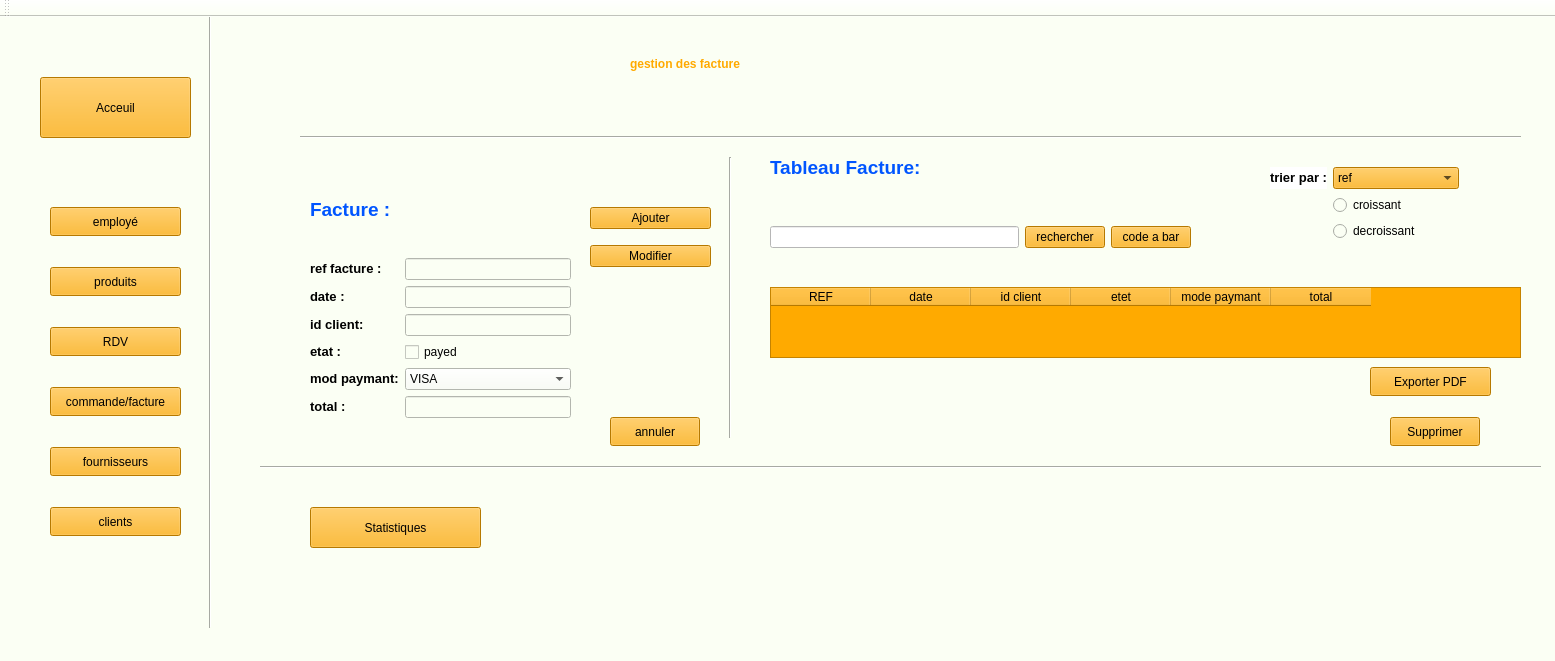
<?xml version="1.0" encoding="UTF-8"?>
<ui version="4.0">
 <class>MainWindow</class>
 <widget class="QMainWindow" name="MainWindow">
  <property name="geometry">
   <rect>
    <x>0</x>
    <y>0</y>
    <width>1555</width>
    <height>661</height>
   </rect>
  </property>
  <property name="windowTitle">
   <string>MainWindow</string>
  </property>
  <property name="styleSheet">
   <string notr="true">color: rgb(255, 255, 255);
background-color: rgb(255, 170, 0);
background-color: rgb(255, 170, 0);
background-color: rgb(255, 170, 0);
color: rgb(0, 0, 0);
background-color: rgb(244, 255, 117);
background-color: rgb(251, 255, 244);</string>
  </property>
  <widget class="QWidget" name="centralwidget">
   <widget class="QLabel" name="label">
    <property name="geometry">
     <rect>
      <x>630</x>
      <y>40</y>
      <width>361</width>
      <height>41</height>
     </rect>
    </property>
    <property name="styleSheet">
     <string notr="true">font: 16pt &quot;Segoe UI&quot;;
color: rgb(255, 170, 0);</string>
    </property>
    <property name="text">
     <string>&lt;html&gt;&lt;head/&gt;&lt;body&gt;&lt;p&gt;&lt;span style=&quot; font-weight:700;&quot;&gt;gestion des facture&lt;/span&gt;&lt;/p&gt;&lt;p&gt;&lt;br/&gt;&lt;/p&gt;&lt;/body&gt;&lt;/html&gt;</string>
    </property>
   </widget>
   <widget class="Line" name="line">
    <property name="geometry">
     <rect>
      <x>720</x>
      <y>140</y>
      <width>20</width>
      <height>281</height>
     </rect>
    </property>
    <property name="orientation">
     <enum>Qt::Orientation::Vertical</enum>
    </property>
   </widget>
   <widget class="Line" name="line_2">
    <property name="geometry">
     <rect>
      <x>300</x>
      <y>110</y>
      <width>1221</width>
      <height>20</height>
     </rect>
    </property>
    <property name="orientation">
     <enum>Qt::Orientation::Horizontal</enum>
    </property>
   </widget>
   <widget class="QPushButton" name="pushButton_3">
    <property name="geometry">
     <rect>
      <x>1390</x>
      <y>400</y>
      <width>90</width>
      <height>29</height>
     </rect>
    </property>
    <property name="styleSheet">
     <string notr="true">background-color: rgb(255, 170, 0);</string>
    </property>
    <property name="text">
     <string>Supprimer</string>
    </property>
   </widget>
   <widget class="QPushButton" name="pushButton_4">
    <property name="geometry">
     <rect>
      <x>610</x>
      <y>400</y>
      <width>90</width>
      <height>29</height>
     </rect>
    </property>
    <property name="styleSheet">
     <string notr="true">background-color: rgb(255, 170, 0);</string>
    </property>
    <property name="text">
     <string>annuler</string>
    </property>
   </widget>
   <widget class="QTableWidget" name="tableFournisseur">
    <property name="geometry">
     <rect>
      <x>770</x>
      <y>270</y>
      <width>751</width>
      <height>71</height>
     </rect>
    </property>
    <property name="styleSheet">
     <string notr="true">background-color: rgb(255, 170, 0);</string>
    </property>
    <column>
     <property name="text">
      <string>REF</string>
     </property>
    </column>
    <column>
     <property name="text">
      <string>date</string>
     </property>
    </column>
    <column>
     <property name="text">
      <string>id client</string>
     </property>
    </column>
    <column>
     <property name="text">
      <string>etet</string>
     </property>
    </column>
    <column>
     <property name="text">
      <string>mode paymant</string>
     </property>
    </column>
    <column>
     <property name="text">
      <string>total</string>
     </property>
    </column>
   </widget>
   <widget class="QLabel" name="label_4">
    <property name="geometry">
     <rect>
      <x>770</x>
      <y>130</y>
      <width>281</width>
      <height>41</height>
     </rect>
    </property>
    <property name="styleSheet">
     <string notr="true">color: rgb(0, 85, 255);</string>
    </property>
    <property name="text">
     <string>&lt;html&gt;&lt;head/&gt;&lt;body&gt;&lt;p&gt;&lt;span style=&quot; font-size:14pt; font-weight:700;&quot;&gt;Tableau Facture:&lt;/span&gt;&lt;/p&gt;&lt;/body&gt;&lt;/html&gt;</string>
    </property>
   </widget>
   <widget class="Line" name="line_3">
    <property name="geometry">
     <rect>
      <x>260</x>
      <y>440</y>
      <width>1281</width>
      <height>20</height>
     </rect>
    </property>
    <property name="orientation">
     <enum>Qt::Orientation::Horizontal</enum>
    </property>
   </widget>
   <widget class="QPushButton" name="pushButton_7">
    <property name="geometry">
     <rect>
      <x>310</x>
      <y>490</y>
      <width>171</width>
      <height>41</height>
     </rect>
    </property>
    <property name="styleSheet">
     <string notr="true">background-color: rgb(255, 170, 0);</string>
    </property>
    <property name="text">
     <string>Statistiques</string>
    </property>
   </widget>
   <widget class="QPushButton" name="pushButton_8">
    <property name="geometry">
     <rect>
      <x>1370</x>
      <y>350</y>
      <width>121</width>
      <height>29</height>
     </rect>
    </property>
    <property name="styleSheet">
     <string notr="true">background-color: rgb(255, 170, 0);</string>
    </property>
    <property name="text">
     <string>Exporter PDF</string>
    </property>
   </widget>
   <widget class="Line" name="line_4">
    <property name="geometry">
     <rect>
      <x>200</x>
      <y>-40</y>
      <width>20</width>
      <height>651</height>
     </rect>
    </property>
    <property name="orientation">
     <enum>Qt::Orientation::Vertical</enum>
    </property>
   </widget>
   <widget class="QPushButton" name="pushButton_9">
    <property name="geometry">
     <rect>
      <x>50</x>
      <y>190</y>
      <width>131</width>
      <height>29</height>
     </rect>
    </property>
    <property name="styleSheet">
     <string notr="true">background-color: rgb(255, 170, 0);</string>
    </property>
    <property name="text">
     <string>employé</string>
    </property>
   </widget>
   <widget class="QPushButton" name="pushButton_10">
    <property name="geometry">
     <rect>
      <x>50</x>
      <y>250</y>
      <width>131</width>
      <height>29</height>
     </rect>
    </property>
    <property name="styleSheet">
     <string notr="true">background-color: rgb(255, 170, 0);</string>
    </property>
    <property name="text">
     <string>produits</string>
    </property>
   </widget>
   <widget class="QPushButton" name="pushButton_11">
    <property name="geometry">
     <rect>
      <x>50</x>
      <y>310</y>
      <width>131</width>
      <height>29</height>
     </rect>
    </property>
    <property name="styleSheet">
     <string notr="true">background-color: rgb(255, 170, 0);</string>
    </property>
    <property name="text">
     <string>RDV</string>
    </property>
   </widget>
   <widget class="QPushButton" name="pushButton_12">
    <property name="geometry">
     <rect>
      <x>50</x>
      <y>370</y>
      <width>131</width>
      <height>29</height>
     </rect>
    </property>
    <property name="styleSheet">
     <string notr="true">background-color: rgb(255, 170, 0);</string>
    </property>
    <property name="text">
     <string>commande/facture</string>
    </property>
   </widget>
   <widget class="QPushButton" name="pushButton_13">
    <property name="geometry">
     <rect>
      <x>50</x>
      <y>430</y>
      <width>131</width>
      <height>29</height>
     </rect>
    </property>
    <property name="styleSheet">
     <string notr="true">background-color: rgb(255, 170, 0);</string>
    </property>
    <property name="text">
     <string>fournisseurs</string>
    </property>
   </widget>
   <widget class="QPushButton" name="pushButton_14">
    <property name="geometry">
     <rect>
      <x>50</x>
      <y>490</y>
      <width>131</width>
      <height>29</height>
     </rect>
    </property>
    <property name="styleSheet">
     <string notr="true">background-color: rgb(255, 170, 0);</string>
    </property>
    <property name="text">
     <string>clients</string>
    </property>
   </widget>
   <widget class="QPushButton" name="pushButton_15">
    <property name="geometry">
     <rect>
      <x>40</x>
      <y>60</y>
      <width>151</width>
      <height>61</height>
     </rect>
    </property>
    <property name="styleSheet">
     <string notr="true">background-color: rgb(255, 170, 0);</string>
    </property>
    <property name="text">
     <string>Acceuil</string>
    </property>
   </widget>
   <widget class="QWidget" name="formLayoutWidget">
    <property name="geometry">
     <rect>
      <x>1270</x>
      <y>150</y>
      <width>189</width>
      <height>94</height>
     </rect>
    </property>
    <layout class="QFormLayout" name="formLayout">
     <item row="0" column="0">
      <widget class="QLabel" name="label_3">
       <property name="styleSheet">
        <string notr="true">background-color: rgb(255, 255, 255);</string>
       </property>
       <property name="text">
        <string>&lt;html&gt;&lt;head/&gt;&lt;body&gt;&lt;p&gt;&lt;span style=&quot; font-size:10pt; font-weight:700;&quot;&gt;trier par :&lt;/span&gt;&lt;/p&gt;&lt;/body&gt;&lt;/html&gt;</string>
       </property>
      </widget>
     </item>
     <item row="0" column="1">
      <widget class="QComboBox" name="comboBox">
       <property name="styleSheet">
        <string notr="true">background-color: rgb(255, 170, 0);</string>
       </property>
       <item>
        <property name="text">
         <string>ref</string>
        </property>
       </item>
       <item>
        <property name="text">
         <string>date</string>
        </property>
       </item>
       <item>
        <property name="text">
         <string>total</string>
        </property>
       </item>
      </widget>
     </item>
     <item row="1" column="1">
      <widget class="QRadioButton" name="radioButton">
       <property name="text">
        <string>croissant</string>
       </property>
      </widget>
     </item>
     <item row="2" column="1">
      <widget class="QRadioButton" name="radioButton_2">
       <property name="text">
        <string>decroissant</string>
       </property>
      </widget>
     </item>
    </layout>
   </widget>
   <widget class="QWidget" name="gridLayoutWidget">
    <property name="geometry">
     <rect>
      <x>310</x>
      <y>150</y>
      <width>261</width>
      <height>251</height>
     </rect>
    </property>
    <layout class="QGridLayout" name="gridLayout">
     <item row="4" column="0">
      <widget class="QLabel" name="label_10">
       <property name="text">
        <string>&lt;html&gt;&lt;head/&gt;&lt;body&gt;&lt;p&gt;&lt;span style=&quot; font-size:10pt; font-weight:700;&quot;&gt;id client:&lt;/span&gt;&lt;/p&gt;&lt;/body&gt;&lt;/html&gt;</string>
       </property>
      </widget>
     </item>
     <item row="3" column="1">
      <widget class="QLineEdit" name="lineEdit_4"/>
     </item>
     <item row="7" column="1">
      <widget class="QLineEdit" name="lineEdit_9"/>
     </item>
     <item row="5" column="0">
      <widget class="QLabel" name="label_7">
       <property name="text">
        <string>&lt;html&gt;&lt;head/&gt;&lt;body&gt;&lt;p&gt;&lt;span style=&quot; font-size:10pt; font-weight:700;&quot;&gt;etat :&lt;/span&gt;&lt;/p&gt;&lt;/body&gt;&lt;/html&gt;</string>
       </property>
      </widget>
     </item>
     <item row="2" column="1">
      <widget class="QLineEdit" name="lineEdit_8"/>
     </item>
     <item row="2" column="0">
      <widget class="QLabel" name="label_9">
       <property name="styleSheet">
        <string notr="true">color: rgb(0, 0, 0);</string>
       </property>
       <property name="text">
        <string>&lt;html&gt;&lt;head/&gt;&lt;body&gt;&lt;p&gt;&lt;span style=&quot; font-size:10pt; font-weight:700;&quot;&gt;ref facture :&lt;/span&gt;&lt;/p&gt;&lt;/body&gt;&lt;/html&gt;</string>
       </property>
      </widget>
     </item>
     <item row="4" column="1">
      <widget class="QLineEdit" name="lineEdit_7"/>
     </item>
     <item row="3" column="0">
      <widget class="QLabel" name="label_6">
       <property name="text">
        <string>&lt;html&gt;&lt;head/&gt;&lt;body&gt;&lt;p&gt;&lt;span style=&quot; font-size:10pt; font-weight:700;&quot;&gt;date :&lt;/span&gt;&lt;/p&gt;&lt;/body&gt;&lt;/html&gt;</string>
       </property>
      </widget>
     </item>
     <item row="6" column="1">
      <widget class="QComboBox" name="comboBox_2">
       <item>
        <property name="text">
         <string>VISA</string>
        </property>
       </item>
       <item>
        <property name="text">
         <string>cheque</string>
        </property>
       </item>
       <item>
        <property name="text">
         <string>cash</string>
        </property>
       </item>
       <item>
        <property name="text">
         <string>carte</string>
        </property>
       </item>
      </widget>
     </item>
     <item row="5" column="1">
      <widget class="QCheckBox" name="checkBox">
       <property name="text">
        <string>payed</string>
       </property>
      </widget>
     </item>
     <item row="6" column="0">
      <widget class="QLabel" name="label_8">
       <property name="text">
        <string>&lt;html&gt;&lt;head/&gt;&lt;body&gt;&lt;p&gt;&lt;span style=&quot; font-size:10pt; font-weight:700;&quot;&gt;mod paymant:&lt;/span&gt;&lt;/p&gt;&lt;/body&gt;&lt;/html&gt;</string>
       </property>
      </widget>
     </item>
     <item row="7" column="0">
      <widget class="QLabel" name="label_11">
       <property name="text">
        <string>&lt;html&gt;&lt;head/&gt;&lt;body&gt;&lt;p&gt;&lt;span style=&quot; font-size:10pt; font-weight:700;&quot;&gt;total :&lt;/span&gt;&lt;/p&gt;&lt;/body&gt;&lt;/html&gt;</string>
       </property>
      </widget>
     </item>
     <item row="0" column="0">
      <widget class="QLabel" name="label_5">
       <property name="styleSheet">
        <string notr="true">color: rgb(0, 85, 255);</string>
       </property>
       <property name="text">
        <string>&lt;html&gt;&lt;head/&gt;&lt;body&gt;&lt;p&gt;&lt;span style=&quot; font-size:14pt; font-weight:700;&quot;&gt;Facture :&lt;/span&gt;&lt;/p&gt;&lt;/body&gt;&lt;/html&gt;</string>
       </property>
      </widget>
     </item>
    </layout>
   </widget>
   <widget class="QWidget" name="verticalLayoutWidget">
    <property name="geometry">
     <rect>
      <x>590</x>
      <y>180</y>
      <width>121</width>
      <height>80</height>
     </rect>
    </property>
    <layout class="QVBoxLayout" name="verticalLayout">
     <item>
      <widget class="QPushButton" name="pushButton">
       <property name="styleSheet">
        <string notr="true">background-color: rgb(255, 170, 0);</string>
       </property>
       <property name="text">
        <string>Ajouter</string>
       </property>
      </widget>
     </item>
     <item>
      <widget class="QPushButton" name="pushButton_2">
       <property name="styleSheet">
        <string notr="true">background-color: rgb(255, 170, 0);</string>
       </property>
       <property name="text">
        <string>Modifier</string>
       </property>
      </widget>
     </item>
    </layout>
   </widget>
   <widget class="QWidget" name="horizontalLayoutWidget">
    <property name="geometry">
     <rect>
      <x>770</x>
      <y>180</y>
      <width>421</width>
      <height>80</height>
     </rect>
    </property>
    <layout class="QHBoxLayout" name="horizontalLayout">
     <item>
      <widget class="QLineEdit" name="lineEdit">
       <property name="styleSheet">
        <string notr="true">background-color: rgb(255, 170, 0);
background-color: rgb(255, 255, 255);</string>
       </property>
      </widget>
     </item>
     <item>
      <widget class="QPushButton" name="pushButton_5">
       <property name="styleSheet">
        <string notr="true">background-color: rgb(255, 170, 0);</string>
       </property>
       <property name="text">
        <string>rechercher</string>
       </property>
      </widget>
     </item>
     <item>
      <widget class="QPushButton" name="pushButton_6">
       <property name="styleSheet">
        <string notr="true">background-color: rgb(255, 170, 0);</string>
       </property>
       <property name="text">
        <string>code a bar</string>
       </property>
      </widget>
     </item>
    </layout>
   </widget>
  </widget>
  <widget class="QMenuBar" name="menubar">
   <property name="geometry">
    <rect>
     <x>0</x>
     <y>0</y>
     <width>1555</width>
     <height>25</height>
    </rect>
   </property>
  </widget>
  <widget class="QStatusBar" name="statusbar"/>
  <widget class="QToolBar" name="toolBar">
   <property name="windowTitle">
    <string>toolBar</string>
   </property>
   <attribute name="toolBarArea">
    <enum>TopToolBarArea</enum>
   </attribute>
   <attribute name="toolBarBreak">
    <bool>false</bool>
   </attribute>
  </widget>
 </widget>
 <resources/>
 <connections/>
</ui>
